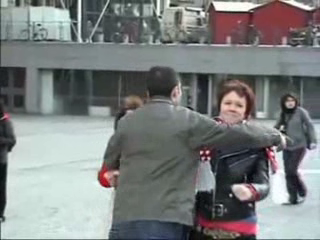
#> input picture frame 6 of action_emotion_fusion/test_data/Calins_gratuits_a_Paris_-_Free_Hugs_France_-_version_longue_hug_u_cm_np2_ba_med_21.avi, 320 x 240 px
$ python video_read.py
#> lines starting #> are read from the running program, lines starting #| are printed output that depends on the picture
#> further down, frame is the input picture: shape (240, 320, 3); mean B, G, R 127.3, 127.6, 124.2
import cv2
import numpy as np


detection_model_path = '../emotion_recognition/trained_models/detection_models/haarcascade_frontalface_default.xml'

emotion_offsets = (20, 40)
NUM_FRAMES=40
FRAME_WIDTH=224
FRAME_HEIGHT=224

def apply_offsets(face_coordinates, offsets):
    x, y, width, height = face_coordinates
    x_off, y_off = offsets
    return (x - x_off, x + width + x_off, y - y_off, y + height + y_off)

def load_detection_model(model_path):
    detection_model = cv2.CascadeClassifier(model_path)
    return detection_model


def detect_faces(detection_model, gray_image_array):
    return detection_model.detectMultiScale(gray_image_array, 1.3, 5)

def preprocess_input(x, v2=True):
    x = x.astype('float32')
    x = x / 255.0
    if v2:
        x = x - 0.5
        x = x * 2.0
    return x


face_detection = load_detection_model(detection_model_path)

def emotion_frame_process(original_frame,emotion_target_size=(64,64)):
#> called with emotion_target_size = (64, 64)
    gray_frame = cv2.cvtColor(original_frame, cv2.COLOR_BGR2GRAY)
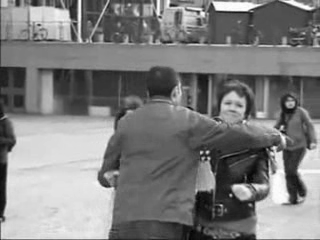
#> gray_frame: shape (240, 320); min 2, max 255, mean 126.5
    print('original.shape:',gray_frame.shape)
#| original.shape: (240, 320)
    faces = detect_faces(face_detection, gray_frame)
#> faces = [[217, 93, 30, 30]]
    for face_coordinates in faces:
        x1, x2, y1, y2 = apply_offsets(face_coordinates, emotion_offsets)
        gray_face = gray_frame[y1:y2, x1:x2]
        print('face_area.shape:',gray_face.shape)
        try:
            gray_face = cv2.resize(gray_face, (emotion_target_size))
        except:
            continue
        gray_face = preprocess_input(gray_face, False)
        gray_face = np.expand_dims(gray_face, -1)#(1,64,64) -->(1,64,64,1)
        print('gray_face.shape:',gray_face.shape)
        return gray_face
#> this loop made 1 pass
#> (y in apply_offsets, width in apply_offsets, height in apply_offsets, x_off in apply_offsets, y_off in apply_offsets, x1, x2) on pass 1: (93, 30, 30, 20, 40, 197, 267)
#| face_area.shape: (110, 70)
#| gray_face.shape: (64, 64, 1)
#> pass 1, in emotion_frame_process, `gray_face = gray_frame[y1:y2, x1:x2]`:
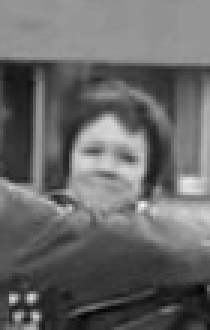
#> gray_face: shape (110, 70) (shown 3 times larger); min 4, max 244, mean 103.8
#> pass 1, in emotion_frame_process, `gray_face = cv2.resize(gray_face, (emotion_target_size))`:
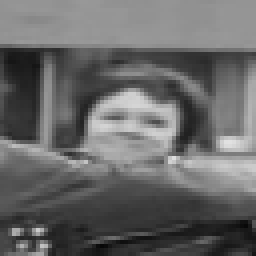
#> gray_face: shape (64, 64) (shown 4 times larger); min 7, max 225, mean 103.7


print('hello_2')
video_capture = cv2.VideoCapture('./test_data/Calins_gratuits_a_Paris_-_Free_Hugs_France_-_version_longue_hug_u_cm_np2_ba_med_21.avi')
action_frames = []
emotion_frames = []
print('hello_3')
num_frame=0
print(video_capture.isOpened())
while (video_capture.isOpened()):
    ret, frame = video_capture.read()
    if ret is False:
        continue
    process_emotion_frame = emotion_frame_process(frame)
    cv2.normalize(frame,frame,0,255,cv2.NORM_MINMAX)
    process_action_frame = cv2.resize(frame, (FRAME_HEIGHT, FRAME_WIDTH))
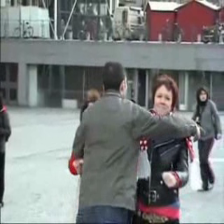
#> process_action_frame: shape (224, 224, 3); mean B, G, R 127.1, 127.5, 124.1
    #print('process_emotion_frame:',process_emotion_frame.shape)
    print('process_action_frame:',process_action_frame.shape)
#| process_action_frame: (224, 224, 3)
    emotion_frames.append(process_emotion_frame)
    action_frames.append(process_action_frame)
    num_frame+=1
    if num_frame>=NUM_FRAMES:
        action_frames = np.array(action_frames)
        emotion_frames = np.array(emotion_frames)
        break
print('action.shape:',action_frames.shape)
print('emotion.shape:',emotion_frames.shape)
np.save('./test_data/action_data_1.npy', action_frames)
np.save('./test_data/emotion_data_1.npy', emotion_frames)
